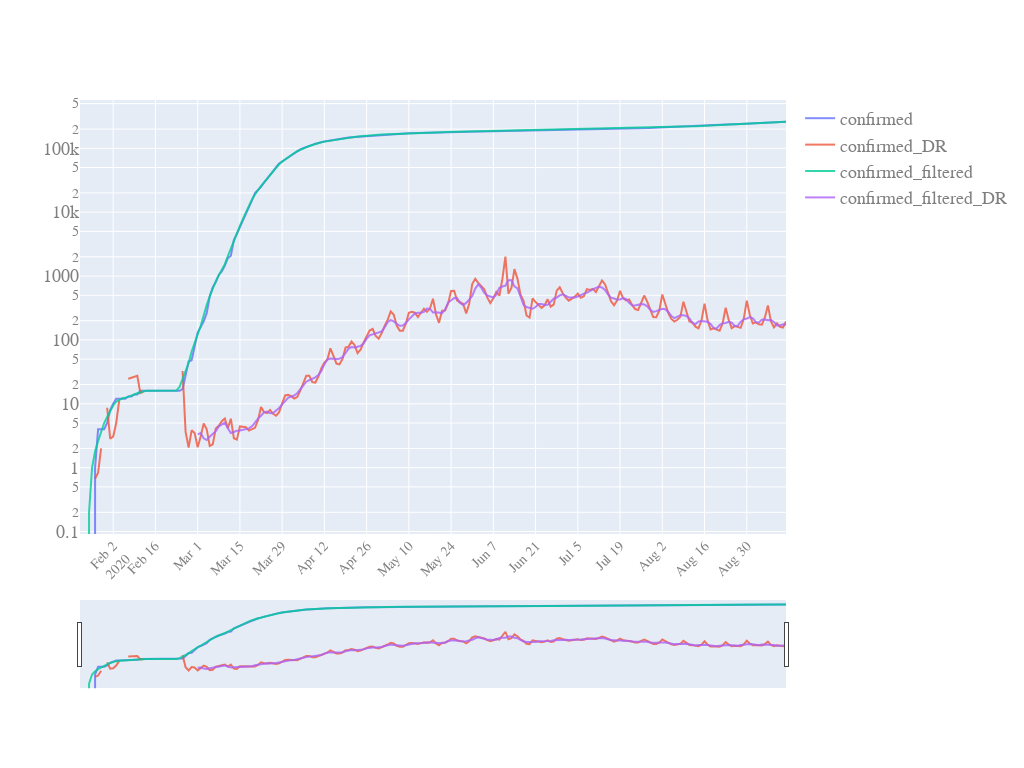

Notebook source saved alongside this figure:
### Code cell
quick_plot(pd_result_larg[pd_result_larg['country']=='Germany'].date,
           pd_result_larg[pd_result_larg['country']=='Germany'].iloc[:,[4,5,6,7]],
           y_scale='log',
           slider=True)

### Figure 1 — Plotly figure (JSON) as saved in the notebook; plotly's stock layout.template omitted (floating-point values rounded to 4 significant figures; data arrays with more than 128 entries replaced by an {"elided": "..."} marker saying what was removed)
{"data": [{"name": "confirmed", "opacity": 0.8, "type": "scatter", "x": {"elided": "235 str values"}, "y": {"elided": "235 int values"}}, {"name": "confirmed_DR", "opacity": 0.8, "type": "scatter", "x": {"elided": "235 str values"}, "y": {"elided": "235 float values"}}, {"name": "confirmed_filtered", "opacity": 0.8, "type": "scatter", "x": {"elided": "235 str values"}, "y": {"elided": "235 float values"}}, {"name": "confirmed_filtered_DR", "opacity": 0.8, "type": "scatter", "x": {"elided": "235 str values"}, "y": {"elided": "235 float values"}}], "layout": {"autosize": true, "font": {"color": "#7f7f7f", "family": "PT Sans, monospace", "size": 18}, "height": 768, "width": 1024, "xaxis": {"nticks": 20, "rangeslider": {"visible": true}, "tickangle": -45, "tickfont": {"color": "#7f7f7f", "size": 14}}, "yaxis": {"type": "log"}}}
